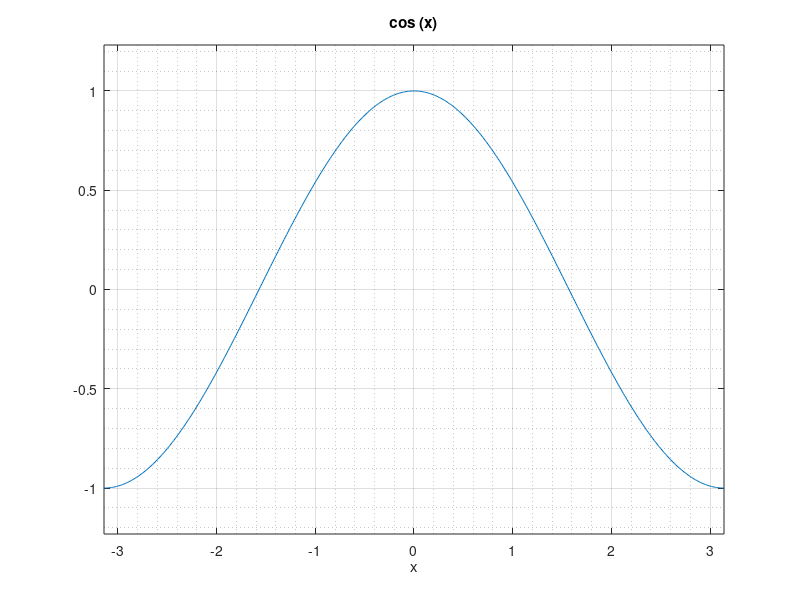
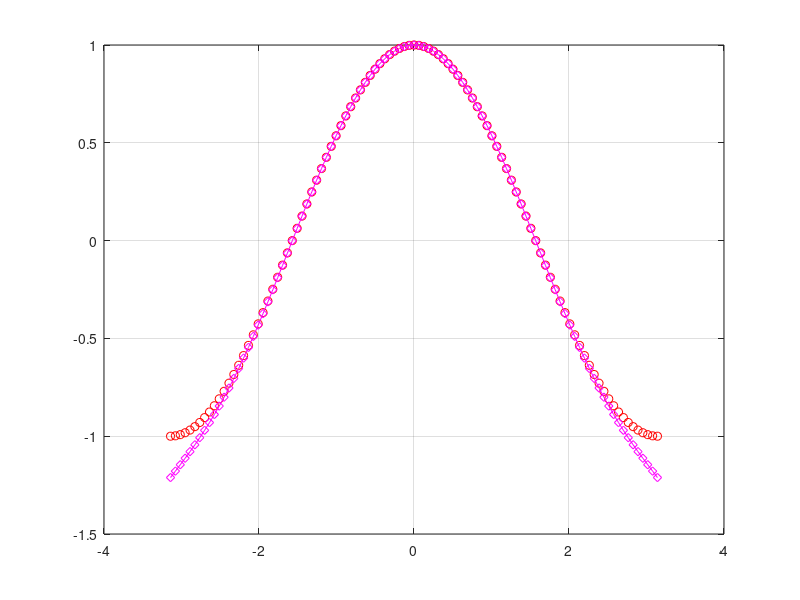
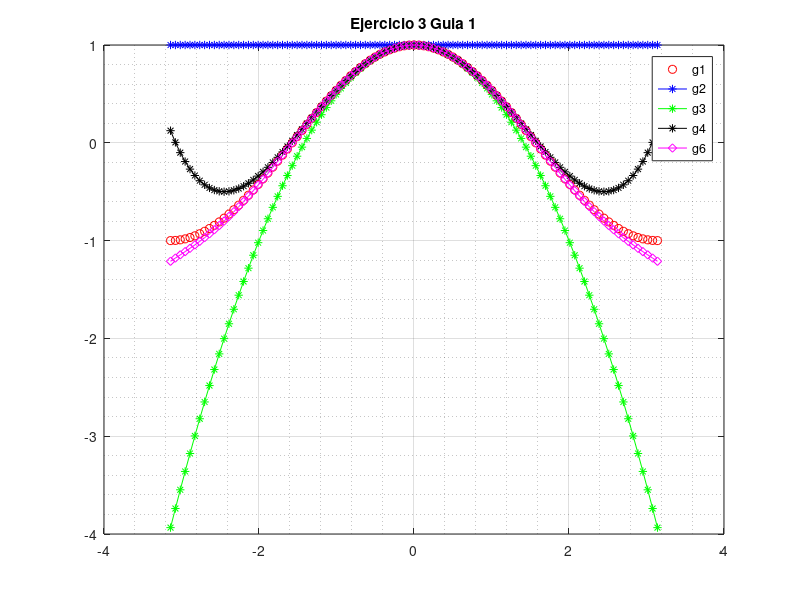

Source code (MATLAB) for these figures, in order:
%Ejercicio 3
%Ej3.m
% Aproximacion de:
% cos(x) = 1 - x^2/2!+ x^4/4! - x^6/6! + . . .

% generamos la funcion: cos(x)
figure(1)
f = @(x) cos(x);
% la graficamos
figure(1)
ezplot(f,[-pi pi])
grid on, grid minor

% planteamos las diferentes aproximaciones

g1 = @(x) ones(size(x));
g2 = @(x) 1 - x.^2/(factorial(2));
g4 = @(x) 1 - x.^2/(factorial(2)) + x.^4/(factorial(4));
g6 = @(x) 1 - x.^2/(factorial(2)) + x.^4/(factorial(4)) - x.^6/(factorial(6));

figure(2)
x = linspace(-pi,pi,101);
plot(x,f(x),'or',x,g6(x),'m-diamond')
grid on

figure(3)
x = linspace(-pi,pi,101);
plot(x,f(x),'or',x,g1(x),'b-*',x,g2(x),'g-*',x,g4(x),'k-*',x,g6(x),'m-diamond')
grid on, grid minor;
legend('g1','g2','g3','g4','g6')
title('Ejercicio 3 Guia 1')
